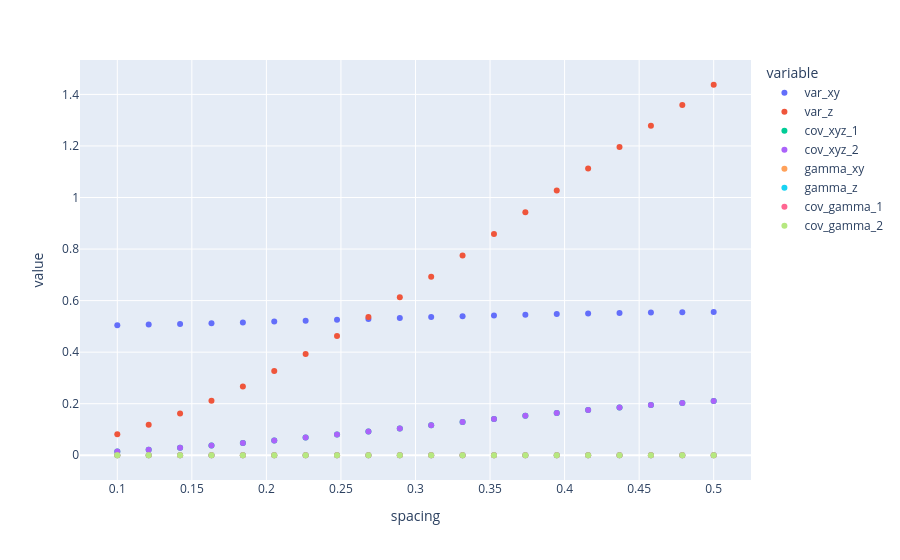

Notebook cell for this chart:
### Code cell
import numpy as np
import pandas as pd
import plotly.express as px

qfi = np.real(result["covariance_matrix_for_entire_distribution"])
gamma = np.imag(result["covariance_matrix_for_entire_distribution"])
x = result["spacing"]
dfs = {
    "spacing": x,
    "var_xy": qfi[:, 0, 0],
    "var_z": qfi[:, 1, 1],
    "cov_xyz_1": qfi[:, 0, 1],
    "cov_xyz_2": qfi[:, 1, 0],
    "gamma_xy": gamma[:, 0, 0],
    "gamma_z": gamma[:, 1, 1],
    "cov_gamma_1": gamma[:, 0, 1],
    "cov_gamma_2": gamma[:, 1, 0],
}

df = pd.DataFrame.from_dict(dfs)
df = df.set_index("spacing")
fig = px.scatter(df)
fig.show()

### Figure 1 — Plotly figure (JSON) as saved in the notebook; plotly's stock layout.template omitted (floating-point values rounded to 4 significant figures)
{"data": [{"hovertemplate": "variable=var_xy<br>spacing=%{x}<br>value=%{y}<extra></extra>", "legendgroup": "var_xy", "marker": {"color": "#636efa", "symbol": "circle"}, "mode": "markers", "name": "var_xy", "orientation": "v", "showlegend": true, "type": "scatter", "x": [0.1, 0.1211, 0.1421, 0.1632, 0.1842, 0.2053, 0.2263, 0.2474, 0.2684, 0.2895, 0.3105, 0.3316, 0.3526, 0.3737, 0.3947, 0.4158, 0.4368, 0.4579, 0.4789, 0.5], "xaxis": "x", "y": [0.5049, 0.507, 0.5095, 0.5123, 0.5153, 0.5186, 0.5219, 0.5254, 0.5289, 0.5325, 0.5359, 0.5392, 0.5424, 0.5453, 0.548, 0.5503, 0.5523, 0.5538, 0.5549, 0.5556], "yaxis": "y"}, {"hovertemplate": "variable=var_z<br>spacing=%{x}<br>value=%{y}<extra></extra>", "legendgroup": "var_z", "marker": {"color": "#EF553B", "symbol": "circle"}, "mode": "markers", "name": "var_z", "orientation": "v", "showlegend": true, "type": "scatter", "x": [0.1, 0.1211, 0.1421, 0.1632, 0.1842, 0.2053, 0.2263, 0.2474, 0.2684, 0.2895, 0.3105, 0.3316, 0.3526, 0.3737, 0.3947, 0.4158, 0.4368, 0.4579, 0.4789, 0.5], "xaxis": "x", "y": [0.08133, 0.1184, 0.1618, 0.2114, 0.2667, 0.3272, 0.3926, 0.4624, 0.536, 0.613, 0.6927, 0.7746, 0.8581, 0.9425, 1.027, 1.112, 1.196, 1.279, 1.359, 1.437], "yaxis": "y"}, {"hovertemplate": "variable=cov_xyz_1<br>spacing=%{x}<br>value=%{y}<extra></extra>", "legendgroup": "cov_xyz_1", "marker": {"color": "#00cc96", "symbol": "circle"}, "mode": "markers", "name": "cov_xyz_1", "orientation": "v", "showlegend": true, "type": "scatter", "x": [0.1, 0.1211, 0.1421, 0.1632, 0.1842, 0.2053, 0.2263, 0.2474, 0.2684, 0.2895, 0.3105, 0.3316, 0.3526, 0.3737, 0.3947, 0.4158, 0.4368, 0.4579, 0.4789, 0.5], "xaxis": "x", "y": [0.01467, 0.02128, 0.02896, 0.03763, 0.0472, 0.05754, 0.06854, 0.08007, 0.09201, 0.1042, 0.1165, 0.1288, 0.141, 0.1529, 0.1643, 0.1752, 0.1853, 0.1947, 0.2031, 0.2105], "yaxis": "y"}, {"hovertemplate": "variable=cov_xyz_2<br>spacing=%{x}<br>value=%{y}<extra></extra>", "legendgroup": "cov_xyz_2", "marker": {"color": "#ab63fa", "symbol": "circle"}, "mode": "markers", "name": "cov_xyz_2", "orientation": "v", "showlegend": true, "type": "scatter", "x": [0.1, 0.1211, 0.1421, 0.1632, 0.1842, 0.2053, 0.2263, 0.2474, 0.2684, 0.2895, 0.3105, 0.3316, 0.3526, 0.3737, 0.3947, 0.4158, 0.4368, 0.4579, 0.4789, 0.5], "xaxis": "x", "y": [0.01467, 0.02128, 0.02896, 0.03763, 0.0472, 0.05754, 0.06854, 0.08007, 0.09201, 0.1042, 0.1165, 0.1288, 0.141, 0.1529, 0.1643, 0.1752, 0.1853, 0.1947, 0.2031, 0.2105], "yaxis": "y"}, {"hovertemplate": "variable=gamma_xy<br>spacing=%{x}<br>value=%{y}<extra></extra>", "legendgroup": "gamma_xy", "marker": {"color": "#FFA15A", "symbol": "circle"}, "mode": "markers", "name": "gamma_xy", "orientation": "v", "showlegend": true, "type": "scatter", "x": [0.1, 0.1211, 0.1421, 0.1632, 0.1842, 0.2053, 0.2263, 0.2474, 0.2684, 0.2895, 0.3105, 0.3316, 0.3526, 0.3737, 0.3947, 0.4158, 0.4368, 0.4579, 0.4789, 0.5], "xaxis": "x", "y": [0, 0, 0, 0, 0, 0, 0, 0, 0, 0, 0, 0, 0, 0, 0, 0, 0, 0, 0, 0], "yaxis": "y"}, {"hovertemplate": "variable=gamma_z<br>spacing=%{x}<br>value=%{y}<extra></extra>", "legendgroup": "gamma_z", "marker": {"color": "#19d3f3", "symbol": "circle"}, "mode": "markers", "name": "gamma_z", "orientation": "v", "showlegend": true, "type": "scatter", "x": [0.1, 0.1211, 0.1421, 0.1632, 0.1842, 0.2053, 0.2263, 0.2474, 0.2684, 0.2895, 0.3105, 0.3316, 0.3526, 0.3737, 0.3947, 0.4158, 0.4368, 0.4579, 0.4789, 0.5], "xaxis": "x", "y": [0, -8.327e-17, -5.551e-17, 0, 0, -5.551e-17, -5.551e-17, 0, 0, 5.551e-17, 0, 0, 1.11e-16, 0, -1.11e-16, 0, 0, 0, 0, 0], "yaxis": "y"}, {"hovertemplate": "variable=cov_gamma_1<br>spacing=%{x}<br>value=%{y}<extra></extra>", "legendgroup": "cov_gamma_1", "marker": {"color": "#FF6692", "symbol": "circle"}, "mode": "markers", "name": "cov_gamma_1", "orientation": "v", "showlegend": true, "type": "scatter", "x": [0.1, 0.1211, 0.1421, 0.1632, 0.1842, 0.2053, 0.2263, 0.2474, 0.2684, 0.2895, 0.3105, 0.3316, 0.3526, 0.3737, 0.3947, 0.4158, 0.4368, 0.4579, 0.4789, 0.5], "xaxis": "x", "y": [0, 0, 0, 0, 0, 0, 0, 0, 0, 0, 0, 0, 0, 0, 0, 0, 0, 0, 0, 0], "yaxis": "y"}, {"hovertemplate": "variable=cov_gamma_2<br>spacing=%{x}<br>value=%{y}<extra></extra>", "legendgroup": "cov_gamma_2", "marker": {"color": "#B6E880", "symbol": "circle"}, "mode": "markers", "name": "cov_gamma_2", "orientation": "v", "showlegend": true, "type": "scatter", "x": [0.1, 0.1211, 0.1421, 0.1632, 0.1842, 0.2053, 0.2263, 0.2474, 0.2684, 0.2895, 0.3105, 0.3316, 0.3526, 0.3737, 0.3947, 0.4158, 0.4368, 0.4579, 0.4789, 0.5], "xaxis": "x", "y": [0, 0, 0, 0, 0, 0, 0, 0, 0, 0, 0, 0, 0, 0, 0, 0, 0, 0, 0, 0], "yaxis": "y"}], "layout": {"legend": {"title": {"text": "variable"}, "tracegroupgap": 0}, "margin": {"t": 60}, "xaxis": {"anchor": "y", "domain": [0, 1], "title": {"text": "spacing"}}, "yaxis": {"anchor": "x", "domain": [0, 1], "title": {"text": "value"}}}}
